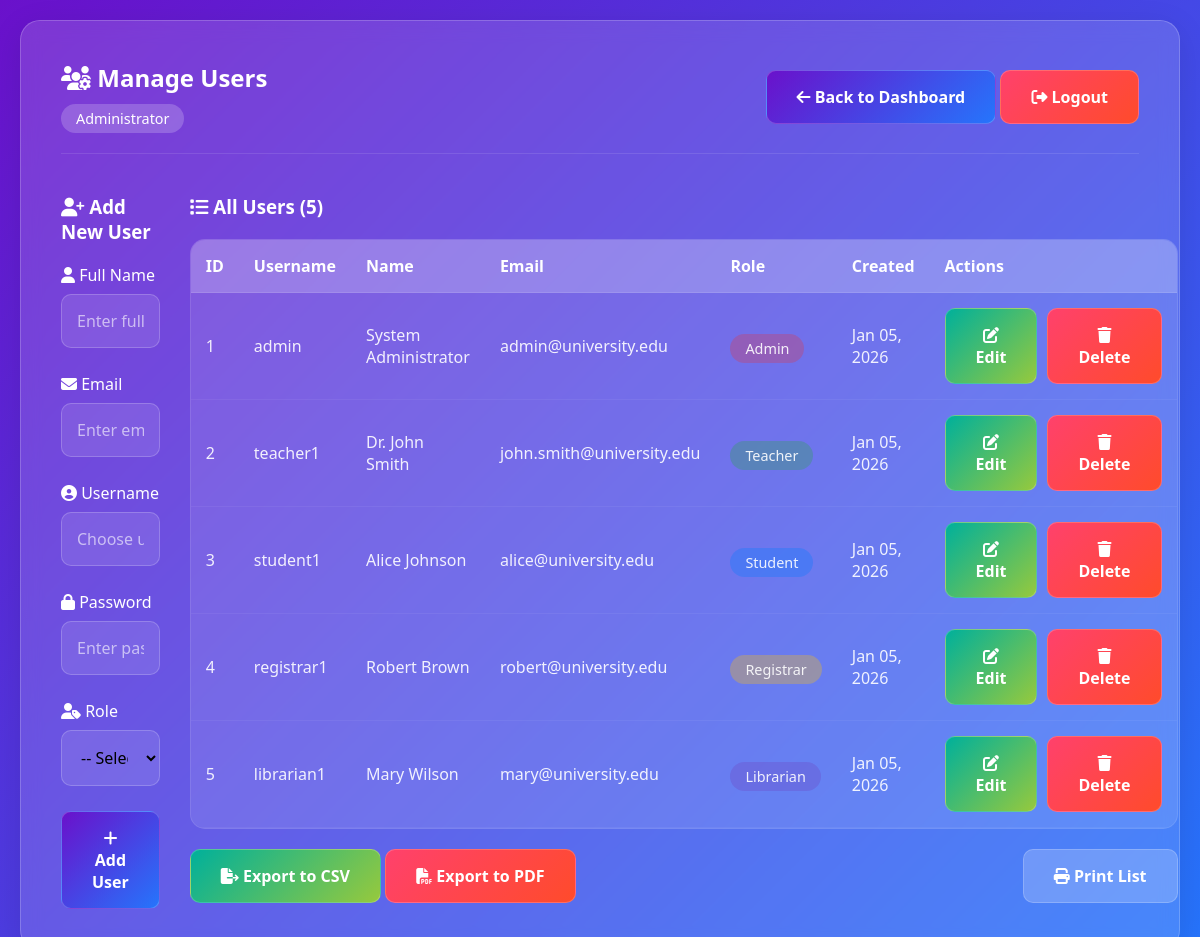
/admin/manage_users.php (signed in), run on the app's committed database.
### tables this page shows
CREATE TABLE IF NOT EXISTS users (
    id INT AUTO_INCREMENT PRIMARY KEY,
    username VARCHAR(50) UNIQUE NOT NULL,
    password VARCHAR(255) NOT NULL,
    role ENUM('admin', 'teacher', 'student', 'registrar', 'librarian') NOT NULL,
    full_name VARCHAR(100) NOT NULL,
    email VARCHAR(100) NOT NULL,
    created_at TIMESTAMP DEFAULT CURRENT_TIMESTAMP
);

### models/User.php (called while the page is built, shortened)
<?php
class User {
    private $conn;
    private $table_name = "users";
    public function __construct($db) {
        $this->conn = $db;
    }
    public function read() {
        $query = "SELECT * FROM " . $this->table_name . " ORDER BY created_at DESC";
        $stmt = $this->conn->prepare($query);
        $stmt->execute();
        return $stmt;
    }
}
?>

### admin/manage_users.php (the view, shortened to what this page needs)
<?php
require_once '../../models/User.php';
$database = new Database();
$db = $database->getConnection();
$user = new User($db);
$stmt = $user->read();
$users = $stmt->fetchAll(PDO::FETCH_ASSOC);
$edit_user = null;
?>
<!DOCTYPE html>
<html lang="en">
<head>
    <link rel="stylesheet" href="../../assets/css/style.css">
    <link rel="stylesheet" href="https://cdnjs.cloudflare.com/ajax/libs/font-awesome/6.4.0/css/all.min.css">
</head>
<body>
    <div class="glass-container">
        <div class="glass-card">
            <div class="dashboard-header">
                <div class="user-info">
                    <h2><i class="fas fa-users-cog"></i> Manage Users</h2>
                    <span class="user-role">Administrator</span>
                </div>
                <div>
                    <a href="dashboard.php" class="btn btn-primary">
                        <i class="fas fa-arrow-left"></i> Back to Dashboard
                    </a>
                    <a href="../../index.php" class="btn btn-danger">
                        <i class="fas fa-sign-out-alt"></i> Logout
                    </a>
                </div>
            </div>
            <div style="display: grid; grid-template-columns: 1fr 2fr; gap: 30px;">
                <div>
                    <h3 style="color: white; margin-bottom: 20px;">
                        <i class="fas fa-<?php echo $edit_user ? 'edit' : 'user-plus'; ?>"></i>
                        <?php echo $edit_user ? 'Edit User' : 'Add New User'; ?>
                    </h3>
                    <form method="POST" action="">
                        <div class="form-group">
                            <label for="full_name"><i class="fas fa-user"></i> Full Name</label>
                            <input type="text" id="full_name" name="full_name" class="form-control" required
                                   value="<?php echo $edit_user ? $edit_user['full_name'] : ''; ?>"
                                   placeholder="Enter full name">
                        </div>
                        <div class="form-group">
                            <label for="email"><i class="fas fa-envelope"></i> Email</label>
                            <input type="email" id="email" name="email" class="form-control" required
                                   value="<?php echo $edit_user ? $edit_user['email'] : ''; ?>"
                                   placeholder="Enter email">
                        </div>
                        <div class="form-group">
                            <label for="username"><i class="fas fa-user-circle"></i> Username</label>
                            <input type="text" id="username" name="username" class="form-control" required
                                   value="<?php echo $edit_user ? $edit_user['username'] : ''; ?>"
                                   placeholder="Choose username">
                        </div>
                        <?php if (!$edit_user): ?>
                        <div class="form-group">
                            <label for="password"><i class="fas fa-lock"></i> Password</label>
                            <input type="password" id="password" name="password" class="form-control" required
                                   placeholder="Enter password">
                        </div>
                        <?php endif; ?>
                        <div class="form-group">
                            <label for="role"><i class="fas fa-user-tag"></i> Role</label>
                            <select id="role" name="role" class="form-control" required>
                                <option value="">-- Select Role --</option>
                            </select>
                        </div>
                        <button type="submit" name="<?php echo $edit_user ? 'update_user' : 'add_user'; ?>"
                                class="btn btn-<?php echo $edit_user ? 'success' : 'primary'; ?> btn-block">
                            <i class="fas fa-<?php echo $edit_user ? 'save' : 'plus'; ?>"></i>
                            <?php echo $edit_user ? 'Update User' : 'Add User'; ?>
                        </button>
                    </form>
                </div>
                <div>
                    <h3 style="color: white; margin-bottom: 20px;">
                        <i class="fas fa-list"></i> All Users (<?php echo count($users); ?>)
                    </h3>
                    <div class="table-container">
                        <table>
                            <thead>
                                <tr>
                                    <th>ID</th>
                                    <th>Username</th>
                                    <th>Name</th>
                                    <th>Email</th>
                                    <th>Role</th>
                                    <th>Created</th>
                                    <th>Actions</th>
                                </tr>
                            </thead>
                            <tbody>
                                <?php foreach ($users as $u): ?>
                                <tr>
                                    <td><?php echo $u['id']; ?></td>
                                    <td><?php echo htmlspecialchars($u['username']); ?></td>
                                    <td><?php echo htmlspecialchars($u['full_name']); ?></td>
                                    <td><?php echo htmlspecialchars($u['email']); ?></td>
                                    <td>
                                        <span class="user-role" style="background: <?php
                                            switch($u['role']) {
                                                case 'admin': echo 'rgba(220, 53, 69, 0.3)'; break;
                                                case 'teacher': echo 'rgba(40, 167, 69, 0.3)'; break;
                                                case 'student': echo 'rgba(0, 123, 255, 0.3)'; break;
                                                case 'registrar': echo 'rgba(255, 193, 7, 0.3)'; break;
                                                case 'librarian': echo 'rgba(111, 66, 193, 0.3)'; break;
                                            }
                                        ?>;">
                                            <?php echo ucfirst($u['role']); ?>
                                        </span>
                                    </td>
                                    <td><?php echo date('M d, Y', strtotime($u['created_at'])); ?></td>
                                    <td>
                                        <div class="action-buttons">
                                            <a href="manage_users.php?edit=<?php echo $u['id']; ?>" class="btn btn-success btn-sm">
                                                <i class="fas fa-edit"></i> Edit
                                            </a>
                                            <a href="manage_users.php?delete=<?php echo $u['id']; ?>"
                                               class="btn btn-danger btn-sm"
                                               onclick="return confirm('Are you sure you want to delete this user?')">
                                                <i class="fas fa-trash"></i> Delete
                                            </a>
                                        </div>
                                    </td>
                                </tr>
                                <?php endforeach; ?>
                            </tbody>
                        </table>
                    </div>
                    <div style="margin-top: 20px; display: flex; gap: 10px; justify-content: space-between;">
                        <div>
                            <a href="export_users.php" class="btn btn-success">
                                <i class="fas fa-file-export"></i> Export to CSV
                            </a>
                            <a href="export_users.php?format=pdf" class="btn btn-danger">
                                <i class="fas fa-file-pdf"></i> Export to PDF
                            </a>
                        </div>
                        <div>
                            <a href="#" class="btn btn-warning">
                                <i class="fas fa-print"></i> Print List
                            </a>
                        </div>
                    </div>
                </div>
            </div>
        </div>
    </div>
</body>
</html>

### assets/css/style.css (style rules this page uses)
* { margin: 0; padding: 0; box-sizing: border-box; font-family: 'Segoe UI', Tahoma, Geneva, Verdana, sans-serif; }
body { background: linear-gradient(135deg, #6a11cb 0%, #2575fc 100%); min-height: 100vh; display: flex; justify-content: center; align-items: center; padding: 20px; }
.glass-container { width: 100%; max-width: 1200px; }
.glass-card { background: rgba(255, 255, 255, 0.15); backdrop-filter: blur(10px); -webkit-backdrop-filter: blur(10px); border-radius: 20px; border: 1px solid rgba(255, 255, 255, 0.2); padding: 40px; box-shadow: 0 8px 32px rgba(0, 0, 0, 0.1); }
.form-group { margin-bottom: 25px; }
.form-group label { display: block; color: white; margin-bottom: 8px; font-weight: 500; }
.form-control { width: 100%; padding: 15px; background: rgba(255, 255, 255, 0.1); border: 1px solid rgba(255, 255, 255, 0.2); border-radius: 10px; color: black; font-size: 1rem; transition: all 0.3s ease; }
.form-control::placeholder { color: rgba(255, 255, 255, 0.6); }
.btn { display: inline-block; padding: 15px 30px; background: rgba(255, 255, 255, 0.2); color: white; border: none; border-radius: 10px; font-size: 1rem; font-weight: 600; cursor: pointer; transition: all 0.3s ease; text-decoration: none; text-align: center; border: 1px solid rgba(255, 255, 255, 0.2); }
.btn-primary { background: linear-gradient(135deg, #6a11cb 0%, #2575fc 100%); }
.btn-success { background: linear-gradient(135deg, #00b09b 0%, #96c93d 100%); }
.btn-danger { background: linear-gradient(135deg, #ff416c 0%, #ff4b2b 100%); }
.dashboard-header { display: flex; justify-content: space-between; align-items: center; margin-bottom: 40px; padding-bottom: 20px; border-bottom: 1px solid rgba(255, 255, 255, 0.1); }
.user-info { color: white; }
.user-info h2 { margin-bottom: 5px; }
.user-role { display: inline-block; padding: 5px 15px; background: rgba(255, 255, 255, 0.2); border-radius: 20px; font-size: 0.9rem; margin-top: 5px; }
.table-container { background: rgba(255, 255, 255, 0.1); border-radius: 15px; overflow: hidden; border: 1px solid rgba(255, 255, 255, 0.1); }
table { width: 100%; border-collapse: collapse; }
thead { background: rgba(255, 255, 255, 0.2); }
th { padding: 15px; text-align: left; color: white; font-weight: 600; border-bottom: 1px solid rgba(255, 255, 255, 0.1); }
td { padding: 15px; color: rgba(255, 255, 255, 0.9); border-bottom: 1px solid rgba(255, 255, 255, 0.05); }
.action-buttons { display: flex; gap: 10px; }

### data on the page
users: id "1", username "admin", full_name "System Administrator", email "admin@university.edu", role "Admin", created_at "Jan 05, 2026"
users: id "2", username "teacher1", full_name "Dr. John Smith", email "john.smith@university.edu", role "Teacher", created_at "Jan 05, 2026"
users: id "3", username "student1", full_name "Alice Johnson", email "alice@university.edu", role "Student", created_at "Jan 05, 2026"
users: id "4", username "registrar1", full_name "Robert Brown", email "robert@university.edu", role "Registrar", created_at "Jan 05, 2026"
users: id "5", username "librarian1", full_name "Mary Wilson", email "mary@university.edu", role "Librarian", created_at "Jan 05, 2026"

### other printed values
count($users) "5"
